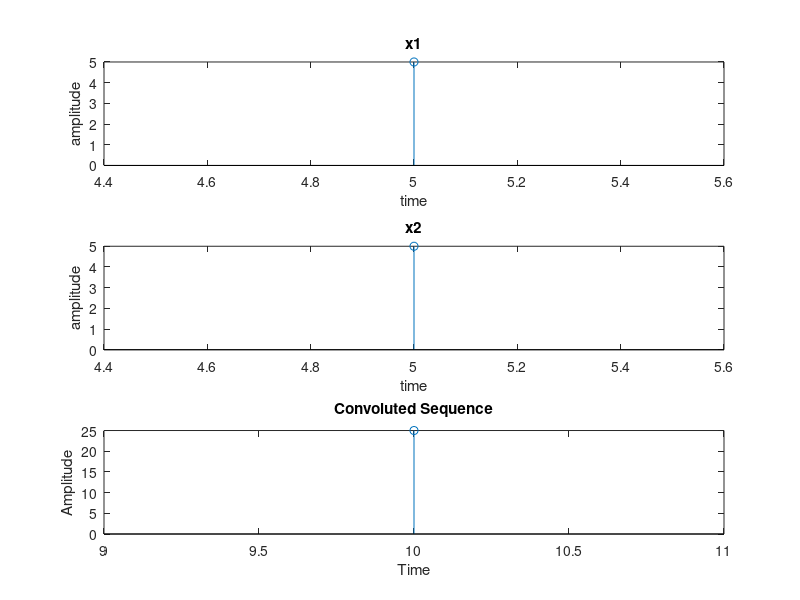

This figure's MATLAB source:
clc
clear all
close all

x1 = input('Enter First sequence x1(n)[] : ')
t1 = input('Enter Origin location Of Sequence x1 : ')

x2 = input('Enter Second sequence x2(n)[] : ')
t2 = input('Enter Origin location Of Sequence x2 : ')

l1 = length(x1)
l2 = length(x2)
ln = l1 + l2 - 1
y = conv(x1,x2)

a = t1 + l1 - 1
t = t1 : a
subplot(3, 1, 1)
stem(t, x1)
xlabel('time')
ylabel('amplitude')
title('x1')

a = t2 + l2 - 1
t = t2 : a
subplot(3, 1, 2)
stem(t, x2)
xlabel('time')
ylabel('amplitude')
title('x2')

tn = t1 + t2
a = tn + ln - 1
t = tn : a
subplot(3, 1, 3)
disp('Convoluted Sequence ')
disp(y)
stem(t, y)
xlabel('Time')
ylabel('Amplitude')
title('Convoluted Sequence')
